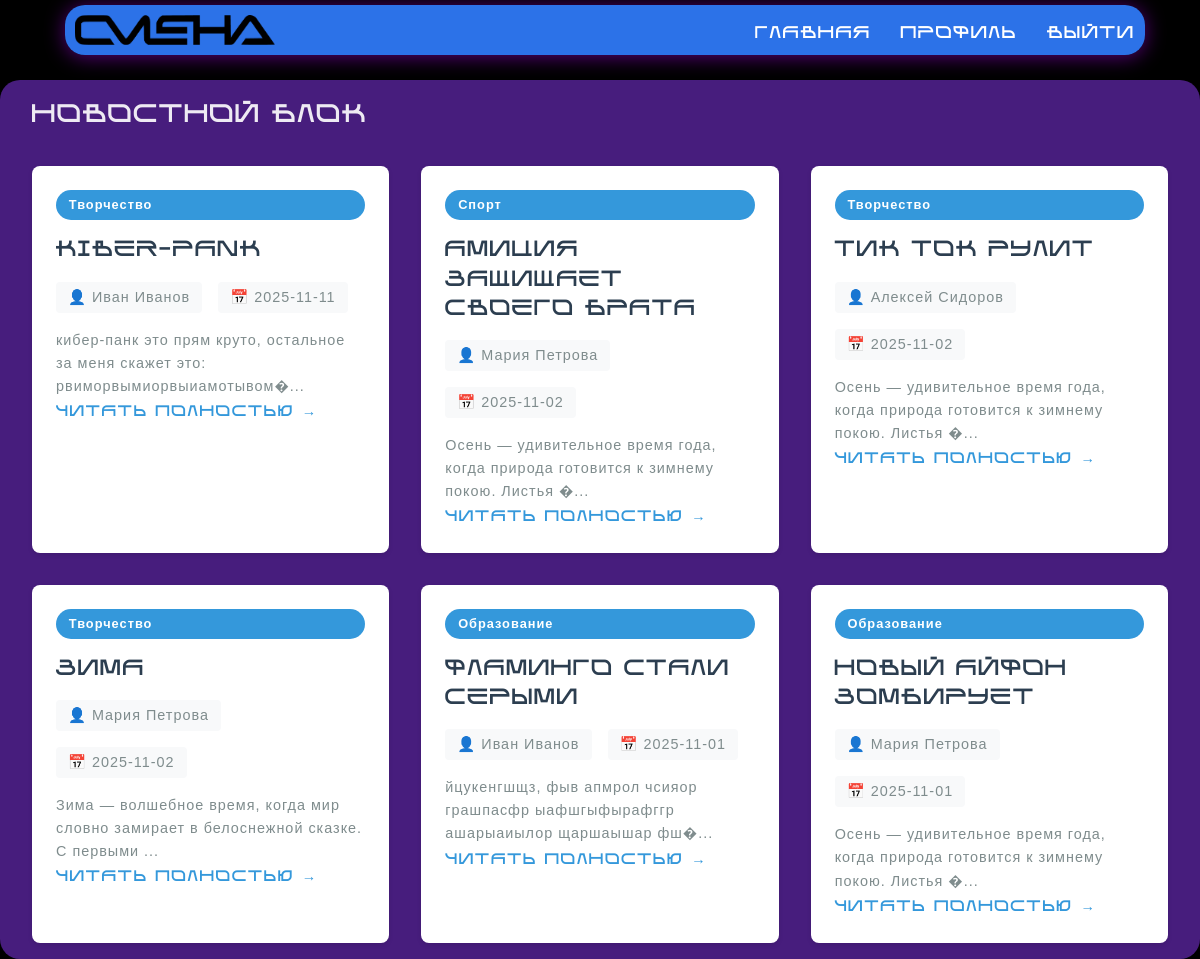
The page /КУРСАЧ2/news.php (signed in) on the database its author committed.
### tables this page shows
CREATE TABLE `news` (
  `id_nwes` int(11) NOT NULL,
  `id_user` int(11) NOT NULL,
  `categories_id` int(11) NOT NULL,
  `id_status` int(11) NOT NULL,
  `role_id` int(11) NOT NULL,
  `title` varchar(250) NOT NULL,
  `text` text NOT NULL,
  `date_relise` date NOT NULL
);

CREATE TABLE `categories` (
  `categories_id` int(11) NOT NULL,
  `title` varchar(250) NOT NULL,
  `text` varchar(250) NOT NULL
);

CREATE TABLE `users` (
  `id_user` int(11) NOT NULL,
  `name` varchar(250) NOT NULL,
  `lastname` varchar(250) NOT NULL,
  `login` varchar(250) NOT NULL,
  `password` varchar(250) NOT NULL,
  `role_id` int(11) NOT NULL
);

### КУРСАЧ2/news.php (the view, shortened to what this page needs)
<?php
require_once 'auth.php';
$stmt = $pdo->prepare("
    SELECT n.*, c.title as category_title, u.name, u.lastname, s.title as status_title
    FROM news n
    LEFT JOIN categories c ON n.categories_id = c.categories_id
    LEFT JOIN users u ON n.id_user = u.id_user
    LEFT JOIN status s ON n.id_status = s.id_status
    WHERE n.id_status = 2
    ORDER BY n.date_relise DESC
");
$stmt->execute();
$news = $stmt->fetchAll(PDO::FETCH_ASSOC);
require_once 'header.php';
?>
<div class="container">
    <h2>Новостной блок</h2>
    <div class="news-grid">
        <?php if (empty($news)): ?>
            <div class="empty-news">
                <h3>Пока нет опубликованных новостей</h3>
                <p>Будьте первым, кто поделится интересной информацией!</p>
            </div>
        <?php else: ?>
            <?php foreach ($news as $item): ?>
                <div class="news-card">
                    <div class="news-category"><?php echo htmlspecialchars($item['category_title']); ?></div>
                    <h3 class="news-title">
                        <a href="news_detail.php?id=<?php echo $item['id_nwes']; ?>">
                            <?php echo htmlspecialchars($item['title']); ?>
                        </a>
                    </h3>
                    <div class="news-meta">
                        <span class="news-author">👤 <?php echo htmlspecialchars($item['name'] . ' ' . $item['lastname']); ?></span>
                        <span class="news-date">📅 <?php echo $item['date_relise']; ?></span>
                    </div>
                    <div class="news-preview">
                        <?php
                        $preview = strip_tags($item['text']);
                        if (strlen($preview) > 150) {
                            $preview = substr($preview, 0, 150) . '...';
                        }
                        echo htmlspecialchars($preview);
                        ?>
                    </div>
                    <a href="news_detail.php?id=<?php echo $item['id_nwes']; ?>" class="read-more">Читать полностью →</a>
                </div>
            <?php endforeach; ?>
        <?php endif; ?>
    </div>
</div>

### КУРСАЧ2/style.css (style rules this page uses)
* { letter-spacing: 1px; box-sizing: border-box; margin: 0; padding: 0; }
body { margin-top: 80px; line-height: 1.6; background-color: #000000; }
.container { margin: 0 auto; max-width: 1500px; padding: 1rem 2rem 1rem 2rem; background-color: #8939ef85; border-radius: 20px; position: relative; z-index: -2; }
.news-meta { color: #7f8c8d; display: flex; flex-wrap: wrap; font-size: 0.9rem; gap: 1rem; margin-bottom: 1rem; }
.news-meta span { background: #f8f9fa; border-radius: 4px; padding: 0.25rem 0.75rem; }
h1, h2, h3, h4, h5, h6, a, button { font-family: 'kiber', sans-serif; font-weight: 700; letter-spacing: 2px; text-transform: uppercase; }
h2 { color: #ffffffe8; }
body, p, div, span, li, strong, td, small { font-family: 'kiber-n', sans-serif; }
.news-category { align-self: flex-start; background: #3498db; border-radius: 20px; color: white; font-size: 0.8rem; font-weight: 600; margin-bottom: 1rem; padding: 0.3rem 0.8rem; }
.news-title { font-size: 1.3rem; line-height: 1.4; margin: 0 0 1rem 0; }
.news-title a { color: #2c3e50; text-decoration: none; transition: color 0.3s; }
.read-more { align-self: flex-start; color: #3498db; font-size: 0.9rem; font-weight: 600; text-decoration: none; transition: color 0.3s; }
.news-preview { color: #7f8c8d; font-size: 0.9rem; margin-top: 0.25rem; }
.news-card { background: white; border-radius: 8px; box-shadow: 0 2px 5px rgba(0,0,0,0.1); padding: 1.5rem; transition: transform 0.3s; }
.news-grid { display: grid; gap: 2rem; grid-template-columns: repeat(auto-fit, minmax(300px, 1fr)); margin-top: 2rem; }

### rows shown on the page
news: categories.title "Творчество", title "KIBER-PANK", id_user.lastname "Иван Иванов", date_relise "2025-11-11", text "кибер-панк это прям круто, остальное за меня скажет это: рвиморвымиорвыиамотывом�..."
news: categories.title "Спорт", title "АМИЦИЯ ЗАЩИЩАЕТ СВОЕГО БРАТА", id_user.lastname "Мария Петрова", date_relise "2025-11-02", text "Осень — удивительное время года, когда природа готовится к зимнему покою. Листья �..."
news: categories.title "Творчество", title "ТИК ТОК РУЛИТ", id_user.lastname "Алексей Сидоров", date_relise "2025-11-02", text "Осень — удивительное время года, когда природа готовится к зимнему покою. Листья �..."
news: categories.title "Творчество", title "ЗИМА", id_user.lastname "Мария Петрова", date_relise "2025-11-02", text "Зима — волшебное время, когда мир словно замирает в белоснежной сказке. С первыми ..."
news: categories.title "Образование", title "ФЛАМИНГО СТАЛИ СЕРЫМИ", id_user.lastname "Иван Иванов", date_relise "2025-11-01", text "йцукенгшщз, фыв апмрол чсияор грашпасфр ыафшгыфырафггр ашарыаиылор щаршаышар фш�..."
news: categories.title "Образование", title "НОВЫЙ АЙФОН ЗОМБИРУЕТ", id_user.lastname "Мария Петрова", date_relise "2025-11-01", text "Осень — удивительное время года, когда природа готовится к зимнему покою. Листья �..."
